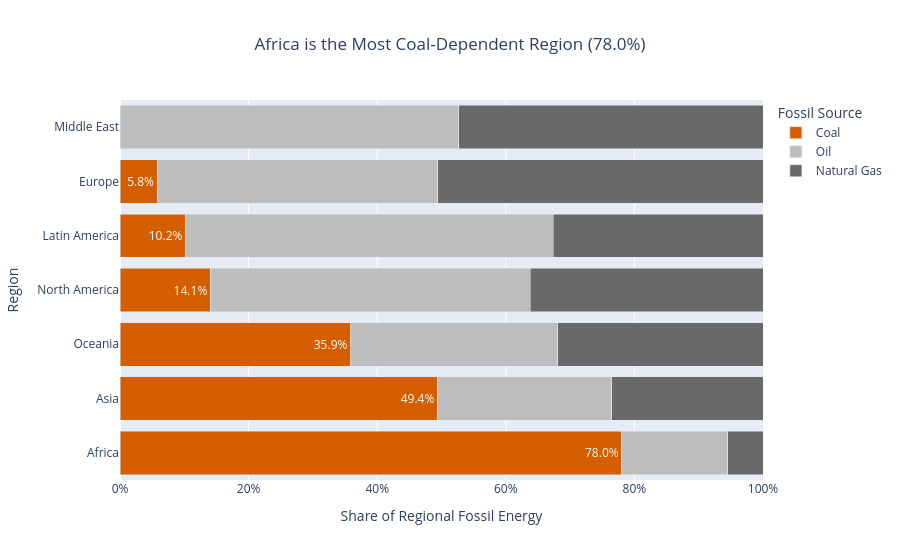

The cell this chart's notebook holds for it:
### Markdown cell above
## Task 3 — 100% stacked bar: which region relies most on coal?

**What to build:** A horizontal 100% stacked bar chart showing, for each **Region**, how its fossil energy splits between Coal, Oil and Natural Gas. This is the **same data as your Task 1 treemap**, visualised a second way.

**Requirements:**
- Reuse `df_fossil` from Task 1; aggregate TWh by `Region` × `Source` and convert to **shares of each region's fossil total**
- Horizontal bars, regions **sorted by coal share** (highest at the top)
- Coal is the segment on the baseline (first in `category_orders`) and the **only coloured segment** — keep it the same colour as in Task 1; Oil and Natural Gas in two greys
- Percentage labels on the coal segments only
- Insight title naming the most coal-dependent region and its coal share

> 💡 `df.groupby('Region')['TWh'].transform('sum')` gives each row its region total

### Code cell
# Task 3 — Regional fossil energy composition

region_source = (
    df_fossil.groupby(['Region', 'Source'], as_index=False)['TWh']
    .sum()
)

region_source['Region_Total'] = (
    region_source.groupby('Region')['TWh'].transform('sum')
)

region_source['Share'] = (
    region_source['TWh'] / region_source['Region_Total']
)

coal_share = (
    region_source[region_source['Source'] == 'Coal']
    [['Region', 'Share']]
    .sort_values('Share', ascending=False)
)

top_coal_region = coal_share.iloc[0]

region_order = coal_share.sort_values(
    'Share', ascending=True
)['Region'].tolist()

region_source['Coal_Label'] = np.where(
    region_source['Source'] == 'Coal',
    region_source['Share'].apply(lambda x: f'{x:.1%}'),
    ''
)

source_colors = {
    'Coal': '#D55E00',
    'Oil': '#BDBDBD',
    'Natural Gas': '#696969'
}

fig = px.bar(
    region_source,
    x='Share',
    y='Region',
    color='Source',
    orientation='h',
    barmode='stack',
    text='Coal_Label',
    color_discrete_map=source_colors,
    category_orders={
        'Source': ['Coal', 'Oil', 'Natural Gas'],
        'Region': region_order
    },
    title=(
        f"{top_coal_region['Region']} is the Most Coal-Dependent "
        f"Region ({top_coal_region['Share']:.1%})"
    )
)

fig.update_traces(
    textposition='inside',
    texttemplate='%{text}'
)

fig.update_layout(
    title_x=0.5,
    xaxis_title='Share of Regional Fossil Energy',
    yaxis_title='Region',
    xaxis=dict(
        tickformat='.0%',
        range=[0, 1]
    ),
    legend_title='Fossil Source'
)

fig.show()

print(
    f"Most coal-dependent region: {top_coal_region['Region']}"
)
print(
    f"Coal share: {top_coal_region['Share']:.1%}"
)

### Figure 1 — Plotly figure (JSON) as saved in the notebook; plotly's stock layout.template omitted (floating-point values rounded to 4 significant figures)
{"data": [{"hovertemplate": "Source=Coal<br>Share=%{x}<br>Region=%{y}<br>Coal_Label=%{text}<extra></extra>", "legendgroup": "Coal", "marker": {"color": "#D55E00", "pattern": {"shape": ""}}, "name": "Coal", "orientation": "h", "showlegend": true, "text": ["78.0%", "49.4%", "5.8%", "10.2%", "14.1%", "35.9%"], "textposition": "inside", "texttemplate": "%{text}", "type": "bar", "x": [0.7804, 0.4937, 0.05765, 0.1019, 0.1406, 0.3585], "xaxis": "x", "y": ["Africa", "Asia", "Europe", "Latin America", "North America", "Oceania"], "yaxis": "y"}, {"hovertemplate": "Source=Oil<br>Share=%{x}<br>Region=%{y}<br>Coal_Label=%{text}<extra></extra>", "legendgroup": "Oil", "marker": {"color": "#BDBDBD", "pattern": {"shape": ""}}, "name": "Oil", "orientation": "h", "showlegend": true, "text": ["", "", "", "", "", "", ""], "textposition": "inside", "texttemplate": "%{text}", "type": "bar", "x": [0.1648, 0.2711, 0.4364, 0.5718, 0.5271, 0.4973, 0.3223], "xaxis": "x", "y": ["Africa", "Asia", "Europe", "Latin America", "Middle East", "North America", "Oceania"], "yaxis": "y"}, {"hovertemplate": "Source=Natural Gas<br>Share=%{x}<br>Region=%{y}<br>Coal_Label=%{text}<extra></extra>", "legendgroup": "Natural Gas", "marker": {"color": "#696969", "pattern": {"shape": ""}}, "name": "Natural Gas", "orientation": "h", "showlegend": true, "text": ["", "", "", "", "", "", ""], "textposition": "inside", "texttemplate": "%{text}", "type": "bar", "x": [0.05476, 0.2352, 0.5059, 0.3264, 0.4729, 0.3621, 0.3192], "xaxis": "x", "y": ["Africa", "Asia", "Europe", "Latin America", "Middle East", "North America", "Oceania"], "yaxis": "y"}], "layout": {"barmode": "stack", "legend": {"title": {"text": "Fossil Source"}, "tracegroupgap": 0}, "title": {"text": "Africa is the Most Coal-Dependent Region (78.0%)", "x": 0.5}, "xaxis": {"anchor": "y", "domain": [0, 1], "range": [0, 1], "tickformat": ".0%", "title": {"text": "Share of Regional Fossil Energy"}}, "yaxis": {"anchor": "x", "categoryarray": ["Africa", "Asia", "Oceania", "North America", "Latin America", "Europe"], "categoryorder": "array", "domain": [0, 1], "title": {"text": "Region"}}}}
